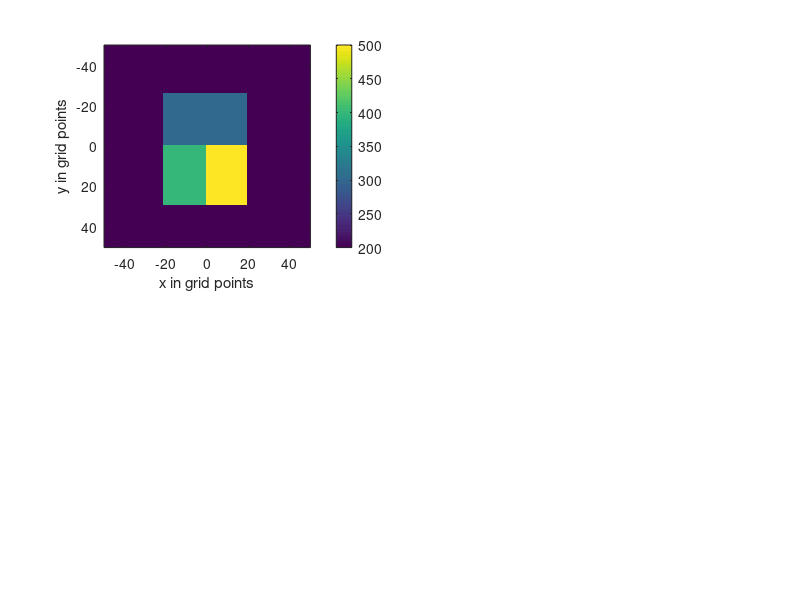

Write the MATLAB code that produced this figure. (Note: this script raises an error after producing the figure.)
%% Exercise 2 - InvTomo - Radon Transform
clearvars; close all; clc

%%%%%%%%%%%%%%%%%%%%%%%%%%%% job 1
NX=101;
NY=101;
vp=200*ones(NY,NX);
vp(25:50,30:70)=300;
vp(51:80,30:50)=400;
vp(51:80,51:70)=500;
% vp(51:100,:)=500;
% vp(:,51:100)=500;
%%%%%%%%%%%%

xorig=-50:50;
yorig=-50:50;

figure('units','normalized','outerposition',[0.2 0.2 0.6 0.6])
subplot(2,2,1)
imagesc(xorig,yorig,vp)
xlabel('x in grid points')
ylabel('y in grid points')
c = colorbar;
c.Label.String = 'v_p in m/s';
caxis([100 600])
axis equal tight



%%%%%%%%%%%%%%%%% job2
theta=1:180;
%%%diagonal 
diag=ceil(sqrt(101^2+101^2));
A=zeros(diag,diag);
A(22:122,22:122)=vp;

%fulfilling the diag size!
xorig=-71:71; % (143-1)/2
yorig=-71:71;
% xorig=1:143;
% yorig=1:143;

%%% mesh the new coordinates
[Xo,Yo] = meshgrid(xorig,yorig);

sino=zeros(diag,length(theta));

%%%%%%%%%%%%%%%%%%%%%%%%%%%%
%%%%%% the first way
%%%%%% loop the theta % anti-clockwise rotate for all points
%%%%%% of the model equivalent to clockwise rotate the coordinates
for ii=1:length(theta)
    %%%% rotate (actually new position of model grids)
     X=cosd(theta(ii))*Xo - sind(theta(ii))*Yo;
     Y=sind(theta(ii))*Xo + cosd(theta(ii))*Yo;
     vpint=interp2(Xo,Yo,A,X,Y);
     vpint(isnan(vpint)) = 0;
     sino(:,ii)=sum(vpint);
end


%%%%%%%%%%%%%%%%%%%%%%%%%%%%%%
%%%%%% the second way
sino2=zeros(diag,length(theta));
for ii=1:length(theta)
      vpint=imrotate(A,theta(ii),'bilinear','crop');
      sino2(:,ii)=sum(vpint);
end

%%%%%%%%%%%%%%%%%%%%%%%

%%%%%%%%%%now display the original figure
subplot(2,2,1)
imagesc(xorig,yorig,A)
title('Original Figure')
xlabel('x in grid points')
ylabel('y in grid points')
c = colorbar;
c.Label.String = 'v_p in m/s';
caxis([100 600])

%%%%%%%%%%%now display the rotated figure
subplot(2,2,2)
imagesc(xorig,yorig,vpint)
title('Rotate 180 ')
xlabel('x in grid points')
ylabel('y in grid points')
c = colorbar;
c.Label.String = 'v_p in m/s';
caxis([100 600])


subplot(2,2,3)
%%rotates array A counterclockwise 
% by k*90 degrees, where k is an 
% integer.
imagesc(rot90(sino,2))
title('Own solution')
xlabel('Angle in degree')
ylabel('Receiver number')
colorbar


Rvp=radon(vp);

subplot(2,2,4)
imagesc(Rvp)
title('MATLAB solution')
xlabel('Angle in degree')
ylabel('Receiver number')
colorbar


%%%% difference
subplot(2,2,4)
% imagesc(Rvp_alt)
imagesc(rot90(sino,2)-Rvp(2:end-1,:))
title('Difference to MATLAB solution')
xlabel('Angle in degree')
ylabel('Receiver number')
caxis([-10 10])
colorbar

subplot(2,2,2)
imagesc(rot90(sino,2))
title('Own solution')
xlabel('Angle in degree')
ylabel('Receiver number')
colorbar

% set(gcf,'Units','Inches');
% pos = get(gcf,'Position');
% set(gcf,'PaperPositionMode','Auto','PaperUnits','Inches','PaperSize',[pos(3), pos(4)])
% print(gcf,'Exercise2a','-dpdf','-r600','-bestfit')
%%



%%%%%%%%%%%%%%%%%%%%%%%%%%%%%%%%%%%%%%%%%%%%%%%%%%%%%%%%%%%%%%
figure('units','normalized','outerposition',[0.2 0.2 0.6 0.6])
%%%%%%%%%%%%%%%%%%%%%%%%%%%%%%%%%%%%%%%%%%%%%%%%%%%%%%%%%%%%%%

xorig=-51.5:51.5;
yorig=-51.5:51.5;

%%%%%%%%%%%%
angmin=1;
angincr=1;
angplus=180;
%%%%%%%%%%%%

Rvplim=radon(vp,angmin:angincr:angplus);
%%%size of Rvplim is 145,180
Rvplim_plot=zeros(145,180);
Rvplim_plot(:,1:angplus)=Rvplim;

subplot(2,4,1)
imagesc(Rvplim_plot)
title('Sinogram up to 180°')
xlabel('Angle in degree')
ylabel('Receiver number')
axis equal tight

vpinv=iradon(Rvplim,angmin:angincr:angplus);%,'linear','none');

subplot(2,4,5)
imagesc(xorig,yorig,vpinv)
title('1:1:180')
xlabel('x in grid points')
ylabel('y in grid points')
c = colorbar;
c.Label.String = 'v_p in m/s';
colorbar
caxis([100 600])
axis equal tight

%%%%%%%%%%%%
angmin=1;
angincr=1;
angplus=135;
%%%%%%%%%%%%

Rvplim=radon(vp,angmin:angincr:angplus);
Rvplim_plot=zeros(145,180);
Rvplim_plot(:,1:angplus)=Rvplim;

subplot(2,4,2)
imagesc(Rvplim_plot)
title('Sinogram up to 135°')
xlabel('Angle in degree')
ylabel('Receiver number')
axis equal tight

vpinv=iradon(Rvplim,angmin:angincr:angplus);%,'linear','none');

subplot(2,4,6)
imagesc(xorig,yorig,vpinv)
title('1:1:135')
xlabel('x in grid points')
ylabel('y in grid points')
c = colorbar;
c.Label.String = 'v_p in m/s';
colorbar
caxis([100 600])
axis equal tight

%%%%%%%%%%%%
angmin=1;
angincr=1;
angplus=90;
%%%%%%%%%%%%

Rvplim=radon(vp,angmin:angincr:angplus);
Rvplim_plot=zeros(145,180);
Rvplim_plot(:,1:angplus)=Rvplim;

subplot(2,4,3)
imagesc(Rvplim_plot)
title('Sinogram up to 90°')
xlabel('Angle in degree')
ylabel('Receiver number')
axis equal tight

vpinv=iradon(Rvplim,angmin:angincr:angplus);%,'linear','none');

subplot(2,4,7)
imagesc(xorig,yorig,vpinv)
title('1:1:90')
xlabel('x in grid points')
ylabel('y in grid points')
c = colorbar;
c.Label.String = 'v_p in m/s';
colorbar
caxis([100 600])
axis equal tight

%%%%%%%%%%%%
angmin=1;
angincr=1;
angplus=45;
%%%%%%%%%%%%

Rvplim=radon(vp,angmin:angincr:angplus);
Rvplim_plot=zeros(145,180);
Rvplim_plot(:,1:angplus)=Rvplim;

subplot(2,4,4)
imagesc(Rvplim_plot)
title('Sinogram up to 45°')
xlabel('Angle in degree')
ylabel('Receiver number')
axis equal tight

vpinv=iradon(Rvplim,angmin:angincr:angplus);%,'linear','none');

subplot(2,4,8)
imagesc(xorig,yorig,vpinv)
title('1:1:45')
xlabel('x in grid points')
ylabel('y in grid points')
c = colorbar;
c.Label.String = 'v_p in m/s';
colorbar
caxis([100 600])
axis equal tight

% set(gcf,'Units','Inches');
% pos = get(gcf,'Position');
% set(gcf,'PaperPositionMode','Auto','PaperUnits','Inches','PaperSize',[pos(3), pos(4)])
% print(gcf,'Exercise2b','-dpdf','-r600','-bestfit')

%%%%%%%%%%%%%%%%%%%%%%%%%%%%%%%%%%%%%%%%%%%%%%%%%%%%%%%%%%%%%%
figure('units','normalized','outerposition',[0.2 0.2 0.6 0.6])
%%%%%%%%%%%%%%%%%%%%%%%%%%%%%%%%%%%%%%%%%%%%%%%%%%%%%%%%%%%%%%

%%%%%%%%%%%%
angmin=1;
angincr=1;
angplus=180;
%%%%%%%%%%%%

Rvplim=radon(vp,angmin:angincr:angplus);

subplot(2,4,1)
imagesc(angmin:angincr:angplus,1:145,Rvplim)
title('Sinogram in 1° steps')
xlabel('Angle in degree')
ylabel('Receiver number')
axis equal tight

vpinv=iradon(Rvplim,angmin:angincr:angplus);%,'linear','none');

subplot(2,4,5)
imagesc(xorig,yorig,vpinv)
title('1:1:180')
xlabel('x in grid points')
ylabel('y in grid points')
c = colorbar;
c.Label.String = 'v_p in m/s';
colorbar
caxis([100 600])
axis equal tight

%%%%%%%%%%%%
angmin=1;
angincr=2;
angplus=180;
%%%%%%%%%%%%

Rvplim=radon(vp,angmin:angincr:angplus);

subplot(2,4,2)
imagesc(angmin:angincr:angplus,1:145,Rvplim)
title('Sinogram in 2° steps')
xlabel('Angle in degree')
ylabel('Receiver number')
axis equal tight

vpinv=iradon(Rvplim,angmin:angincr:angplus);%,'linear','none');

subplot(2,4,6)
imagesc(xorig,yorig,vpinv)
title('1:2:180')
xlabel('x in grid points')
ylabel('y in grid points')
c = colorbar;
c.Label.String = 'v_p in m/s';
colorbar
caxis([100 600])
axis equal tight

%%%%%%%%%%%%
angmin=1;
angincr=5;
angplus=180;
%%%%%%%%%%%%

Rvplim=radon(vp,angmin:angincr:angplus);

subplot(2,4,3)
imagesc(angmin:angincr:angplus,1:145,Rvplim)
title('Sinogram in 5° steps')
xlabel('Angle in degree')
ylabel('Receiver number')
axis equal tight

vpinv=iradon(Rvplim,angmin:angincr:angplus);%,'linear','none');

subplot(2,4,7)
imagesc(xorig,yorig,vpinv)
title('1:5:180')
xlabel('x in grid points')
ylabel('y in grid points')
c = colorbar;
c.Label.String = 'v_p in m/s';
colorbar
caxis([100 600])
axis equal tight

%%%%%%%%%%%%
angmin=1;
angincr=10;
angplus=180;
%%%%%%%%%%%%

Rvplim=radon(vp,angmin:angincr:angplus);

subplot(2,4,4)
imagesc(angmin:angincr:angplus,1:145,Rvplim)
title('Sinogram in 10° steps')
xlabel('Angle in degree')
ylabel('Receiver number')
axis equal tight

vpinv=iradon(Rvplim,angmin:angincr:angplus);%,'linear','none');

subplot(2,4,8)
imagesc(xorig,yorig,vpinv)
title('1:10:180')
xlabel('x in grid points')
ylabel('y in grid points')
c = colorbar;
c.Label.String = 'v_p in m/s';
colorbar

caxis([100 600])
axis equal tight

% set(gcf,'Units','Inches');
% pos = get(gcf,'Position');
% set(gcf,'PaperPositionMode','Auto','PaperUnits','Inches','PaperSize',[pos(3), pos(4)])
% print(gcf,'Exercise2c','-dpdf','-r600','-bestfit')

%%%%%%%%%%%%%%%%%%%%%%%%%%%%%%%%%%%%%%%%%%%%%%%%%%%%%%%%%%%%%%
figure('units','normalized','outerposition',[0 0.2 1.0 0.6])
%%%%%%%%%%%%%%%%%%%%%%%%%%%%%%%%%%%%%%%%%%%%%%%%%%%%%%%%%%%%%%

%%%%%%%%%%%%
angmin=1;
angincr=1;
angplus=180;
%%%%%%%%%%%%

Rvplim=radon(vp,angmin:angincr:angplus);
vpinv=iradon(Rvplim,angmin:angincr:angplus,'linear');%,'linear','none');

subplot(2,5,1)
imagesc(xorig,yorig,vpinv)
title('Filtered backprojection')
xlabel('x in grid points')
ylabel('y in grid points')
c = colorbar;
c.Label.String = 'v_p in m/s';
colorbar
caxis([100 600])
axis equal tight

vpinv=iradon(Rvplim,angmin:angincr:angplus,'linear','none')/101;

subplot(2,5,2)
imagesc(xorig,yorig,vpinv)
title('Unfiltered backprojection')
xlabel('x in grid points')
ylabel('y in grid points')
c = colorbar;
c.Label.String = 'v_p in m/s';
colorbar
caxis([100 600])
axis equal tight

%%%%%%%%%%%%%%%%%%%
r45 = Rvplim(:,45);
vpinv = iradon([r45 r45], [45 45],'linear','none')/202;

subplot(2,5,3)
imagesc(xorig,yorig,vpinv)
title('Unfiltered backprojection at 45°')
xlabel('x in grid points')
ylabel('y in grid points')
c = colorbar;
c.Label.String = 'v_p in m/s';
colorbar
caxis([100 600])
axis equal tight

subplot(2,5,[6 7])
plot(vpinv(51,:))
hold all

%%%%%%%%%%%%%%%%%%%%%%%%%%%%%%%%%%%%%
vpinv = iradon([r45 r45], [45 45])/2;

subplot(2,5,4)
imagesc(xorig,yorig,vpinv)
title('Filtered backprojection at 45°, Ram-Lak filter')
xlabel('x in grid points')
ylabel('y in grid points')
c = colorbar;
c.Label.String = 'v_p in m/s';
colorbar
caxis([100 600])
axis equal tight

subplot(2,5,[6 7])
plot(vpinv(51,:))

%%%%%%%%%%%%%%%%%%%%%%%%%%%%%%%%%%%%%%%%%%%%%%%%%%%%%%%%%%%%
vpinv = iradon([r45 r45], [45 45],'linear','Shepp-Logan')/2;

subplot(2,5,5)
imagesc(xorig,yorig,vpinv)
title('Shepp-Logan filter')
xlabel('x in grid points')
ylabel('y in grid points')
c = colorbar;
c.Label.String = 'v_p in m/s';
colorbar
caxis([100 600])
axis equal tight

subplot(2,5,[6 7])
plot(vpinv(51,:))

%%%%%%%%%%%%%%%%%%%%%%%%%%%%%%%%%%%%%%%%%%%%%%%%%%%%%%%%%%%%
vpinv = iradon([r45 r45], [45 45],'linear','Cosine')/2;

subplot(2,5,8)
imagesc(xorig,yorig,vpinv)
title('Cosine filter')
xlabel('x in grid points')
ylabel('y in grid points')
c = colorbar;
c.Label.String = 'v_p in m/s';
colorbar
caxis([100 600])
axis equal tight

subplot(2,5,[6 7])
plot(vpinv(51,:))
%%%%%%%%%%%%%%%%%%%%%%%%%%%%%%%%%%%%%%%%%%%%%%%%%%%%%%%%%%%%
vpinv = iradon([r45 r45], [45 45],'linear','Hamming')/2;

%'Ram-Lak' (default) | 'Shepp-Logan' | 'Cosine' | 'Hamming' | 'Hann' | 'None'

subplot(2,5,9)
imagesc(xorig,yorig,vpinv)
title('Hamming filter')
xlabel('x in grid points')
ylabel('y in grid points')
c = colorbar;
c.Label.String = 'v_p in m/s';
colorbar
caxis([100 600])
axis equal tight

subplot(2,5,[6 7])
plot(vpinv(51,:))

%%%%%%%%%%%%%%%%%%%%%%%%%%%%%%%%%%%%%%%%%%%%%%%%%%%%%%%%%%%%
vpinv = iradon([r45 r45], [45 45],'linear','Hann')/2;

subplot(2,5,10)
imagesc(xorig,yorig,vpinv)
title('Hann filter')
xlabel('x in grid points')
ylabel('y in grid points')
c = colorbar;
c.Label.String = 'v_p in m/s';
colorbar
caxis([100 600])
axis equal tight

subplot(2,5,[6 7])
plot(vpinv(51,:))
xlim([1 102])
title('Comparison of filters')
legend('None','Ram-Lak','Shepp-Logan','Cosine','Hamming','Hann')

% set(gcf,'Units','Inches');
% pos = get(gcf,'Position');
% set(gcf,'PaperPositionMode','Auto','PaperUnits','Inches','PaperSize',[pos(3), pos(4)])
% print(gcf,'Exercise2d','-dpdf','-r600','-bestfit')
%
% https://homepages.inf.ed.ac.uk/rbf/CVonline/LOCAL_COPIES/AV0405/HAYDEN/Slice_Reconstruction.html
